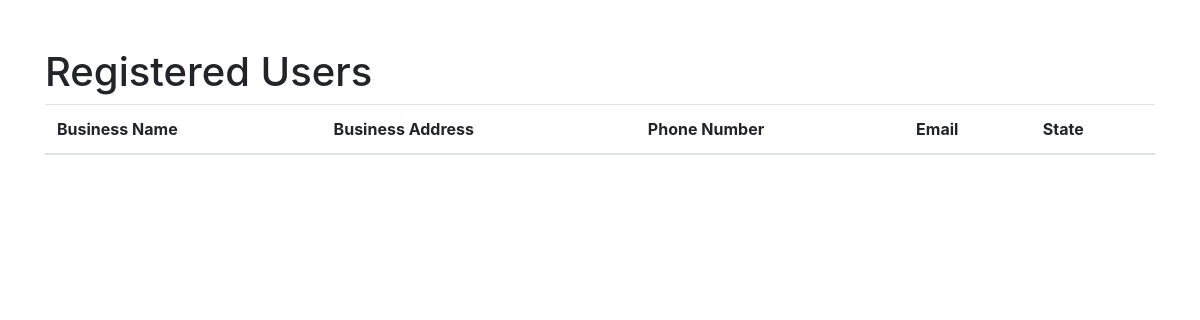
/users, run on an earlier commit of the app's database.
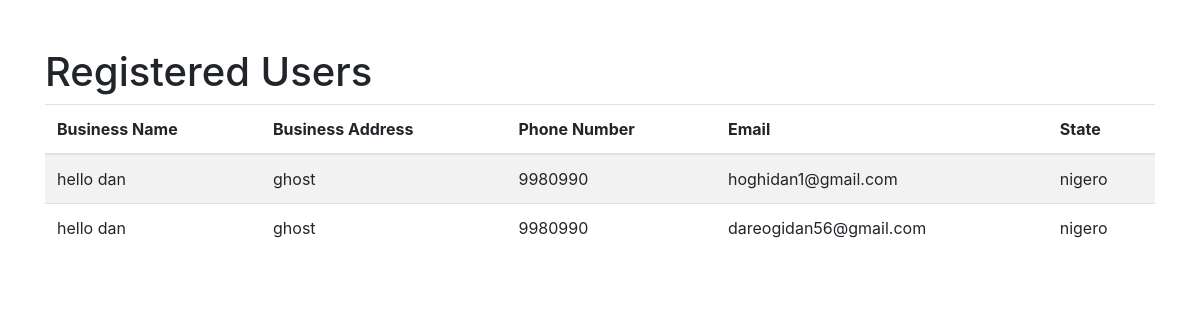
And on a later commit of the database.
### app.py (models this page shows)
class User(db.Model):
    id = db.Column(db.Integer, primary_key=True)
    business_name = db.Column(db.String(150), nullable=False)
    business_address = db.Column(db.String(150), nullable=False)
    phone_number = db.Column(db.String(15), nullable=False)
    email = db.Column(db.String(100), unique=True, nullable=False)
    state = db.Column(db.String(50), nullable=False)
    password = db.Column(db.String(200), nullable=False)

### app.py (the view)
@app.route('/users')
def show_users():
    users = User.query.all()
    return render_template('users.html', users=users)

### templates/users.html (shortened to what this page needs)
<!DOCTYPE html>
<html lang="en">
<head>
    <link href="https://stackpath.bootstrapcdn.com/bootstrap/4.5.2/css/bootstrap.min.css" rel="stylesheet">
</head>
<body>
    <div class="container mt-5">
        <h1>Registered Users</h1>
        <table class="table table-striped">
            <thead>
                <tr>
                    <th>Business Name</th>
                    <th>Business Address</th>
                    <th>Phone Number</th>
                    <th>Email</th>
                    <th>State</th>
                </tr>
            </thead>
            <tbody>
                {% for user in users %}
                <tr>
                    <td>{{ user.business_name }}</td>
                    <td>{{ user.business_address }}</td>
                    <td>{{ user.phone_number }}</td>
                    <td>{{ user.email }}</td>
                    <td>{{ user.state }}</td>
                </tr>
                {% endfor %}
            </tbody>
        </table>
    </div>
</body>
</html>

What changed in the data, as far as the page shows it:
added User: business_name "hello dan", business_address "ghost", phone_number "9980990", email "hoghidan1@gmail.com", state "nigero"
added User: business_name "hello dan", business_address "ghost", phone_number "9980990", email "dareogidan56@gmail.com", state "nigero"
